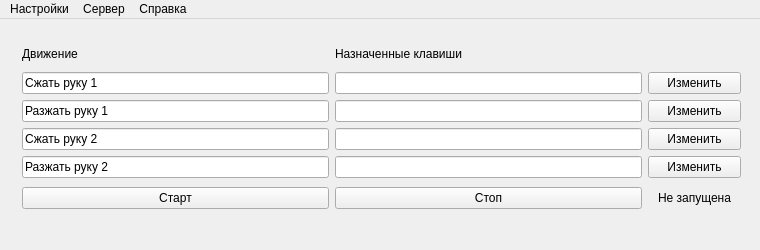
<?xml version="1.0" encoding="UTF-8"?>
<ui version="4.0">
 <class>MainWindowClass</class>
 <widget class="QMainWindow" name="MainWindowClass">
  <property name="geometry">
   <rect>
    <x>0</x>
    <y>0</y>
    <width>760</width>
    <height>250</height>
   </rect>
  </property>
  <property name="sizePolicy">
   <sizepolicy hsizetype="Expanding" vsizetype="Expanding">
    <horstretch>0</horstretch>
    <verstretch>0</verstretch>
   </sizepolicy>
  </property>
  <property name="minimumSize">
   <size>
    <width>760</width>
    <height>250</height>
   </size>
  </property>
  <property name="maximumSize">
   <size>
    <width>760</width>
    <height>250</height>
   </size>
  </property>
  <property name="windowTitle">
   <string>NeuroApp</string>
  </property>
  <property name="autoFillBackground">
   <bool>true</bool>
  </property>
  <widget class="QWidget" name="centralWidget">
   <widget class="QWidget" name="gridLayoutWidget">
    <property name="geometry">
     <rect>
      <x>11</x>
      <y>11</y>
      <width>741</width>
      <height>193</height>
     </rect>
    </property>
    <layout class="QGridLayout" name="gridLayout">
     <item row="0" column="1">
      <widget class="QLabel" name="keysLabel">
       <property name="text">
        <string>Назначенные клавиши</string>
       </property>
      </widget>
     </item>
     <item row="3" column="1">
      <widget class="QLineEdit" name="keysLine_3">
       <property name="readOnly">
        <bool>true</bool>
       </property>
      </widget>
     </item>
     <item row="4" column="1">
      <widget class="QLineEdit" name="keysLine_4">
       <property name="readOnly">
        <bool>true</bool>
       </property>
      </widget>
     </item>
     <item row="2" column="1">
      <widget class="QLineEdit" name="keysLine_2">
       <property name="readOnly">
        <bool>true</bool>
       </property>
      </widget>
     </item>
     <item row="2" column="2">
      <widget class="QPushButton" name="changeButton_2">
       <property name="text">
        <string>Изменить</string>
       </property>
      </widget>
     </item>
     <item row="2" column="0">
      <widget class="QLineEdit" name="movementLine_2">
       <property name="text">
        <string>Разжать руку 1</string>
       </property>
       <property name="readOnly">
        <bool>true</bool>
       </property>
      </widget>
     </item>
     <item row="1" column="1">
      <widget class="QLineEdit" name="keysLine">
       <property name="readOnly">
        <bool>true</bool>
       </property>
      </widget>
     </item>
     <item row="3" column="0">
      <widget class="QLineEdit" name="movementLine_3">
       <property name="text">
        <string>Сжать руку 2</string>
       </property>
       <property name="readOnly">
        <bool>true</bool>
       </property>
      </widget>
     </item>
     <item row="0" column="0">
      <widget class="QLabel" name="movementLabel">
       <property name="text">
        <string>Движение</string>
       </property>
      </widget>
     </item>
     <item row="4" column="2">
      <widget class="QPushButton" name="changeButton_4">
       <property name="text">
        <string>Изменить</string>
       </property>
      </widget>
     </item>
     <item row="1" column="0">
      <widget class="QLineEdit" name="movementLine">
       <property name="text">
        <string>Сжать руку 1</string>
       </property>
       <property name="readOnly">
        <bool>true</bool>
       </property>
      </widget>
     </item>
     <item row="4" column="0">
      <widget class="QLineEdit" name="movementLine_4">
       <property name="text">
        <string>Разжать руку 2</string>
       </property>
       <property name="readOnly">
        <bool>true</bool>
       </property>
      </widget>
     </item>
     <item row="3" column="2">
      <widget class="QPushButton" name="changeButton_3">
       <property name="text">
        <string>Изменить</string>
       </property>
      </widget>
     </item>
     <item row="1" column="2">
      <widget class="QPushButton" name="changeButton">
       <property name="text">
        <string>Изменить</string>
       </property>
      </widget>
     </item>
     <item row="5" column="0">
      <widget class="QPushButton" name="startButton">
       <property name="text">
        <string>Старт</string>
       </property>
      </widget>
     </item>
     <item row="5" column="1">
      <widget class="QPushButton" name="stopButton">
       <property name="text">
        <string>Стоп</string>
       </property>
      </widget>
     </item>
     <item row="5" column="2">
      <widget class="QLabel" name="label">
       <property name="minimumSize">
        <size>
         <width>93</width>
         <height>28</height>
        </size>
       </property>
       <property name="maximumSize">
        <size>
         <width>93</width>
         <height>28</height>
        </size>
       </property>
       <property name="text">
        <string>Не запущена</string>
       </property>
       <property name="alignment">
        <set>Qt::AlignCenter</set>
       </property>
      </widget>
     </item>
    </layout>
   </widget>
  </widget>
  <widget class="QMenuBar" name="menuBar">
   <property name="geometry">
    <rect>
     <x>0</x>
     <y>0</y>
     <width>760</width>
     <height>26</height>
    </rect>
   </property>
   <widget class="QMenu" name="settings">
    <property name="title">
     <string>Настройки</string>
    </property>
    <addaction name="exportSets"/>
    <addaction name="importSets"/>
    <addaction name="profile"/>
   </widget>
   <widget class="QMenu" name="server">
    <property name="title">
     <string>Сервер</string>
    </property>
    <addaction name="changeIP_Port"/>
   </widget>
   <widget class="QMenu" name="about">
    <property name="title">
     <string>Справка</string>
    </property>
    <addaction name="aboutProgram"/>
   </widget>
   <addaction name="settings"/>
   <addaction name="server"/>
   <addaction name="about"/>
  </widget>
  <action name="exportSets">
   <property name="enabled">
    <bool>false</bool>
   </property>
   <property name="text">
    <string>Экспорт настроек</string>
   </property>
  </action>
  <action name="importSets">
   <property name="enabled">
    <bool>false</bool>
   </property>
   <property name="text">
    <string>Импорт настроек</string>
   </property>
  </action>
  <action name="profile">
   <property name="enabled">
    <bool>false</bool>
   </property>
   <property name="text">
    <string>Выбрать профиль</string>
   </property>
  </action>
  <action name="changeIP_Port">
   <property name="text">
    <string>Изменить IP/Port</string>
   </property>
  </action>
  <action name="action">
   <property name="text">
    <string>О программе</string>
   </property>
  </action>
  <action name="aboutProgram">
   <property name="text">
    <string>О NeuroApp</string>
   </property>
  </action>
 </widget>
 <layoutdefault spacing="6" margin="11"/>
 <tabstops>
  <tabstop>movementLine</tabstop>
  <tabstop>movementLine_2</tabstop>
  <tabstop>movementLine_3</tabstop>
  <tabstop>movementLine_4</tabstop>
  <tabstop>keysLine</tabstop>
  <tabstop>keysLine_2</tabstop>
  <tabstop>keysLine_3</tabstop>
  <tabstop>keysLine_4</tabstop>
  <tabstop>changeButton</tabstop>
  <tabstop>changeButton_2</tabstop>
  <tabstop>changeButton_3</tabstop>
  <tabstop>changeButton_4</tabstop>
  <tabstop>startButton</tabstop>
  <tabstop>stopButton</tabstop>
 </tabstops>
 <resources>
  <include location="MainWindow.qrc"/>
 </resources>
 <connections/>
</ui>
